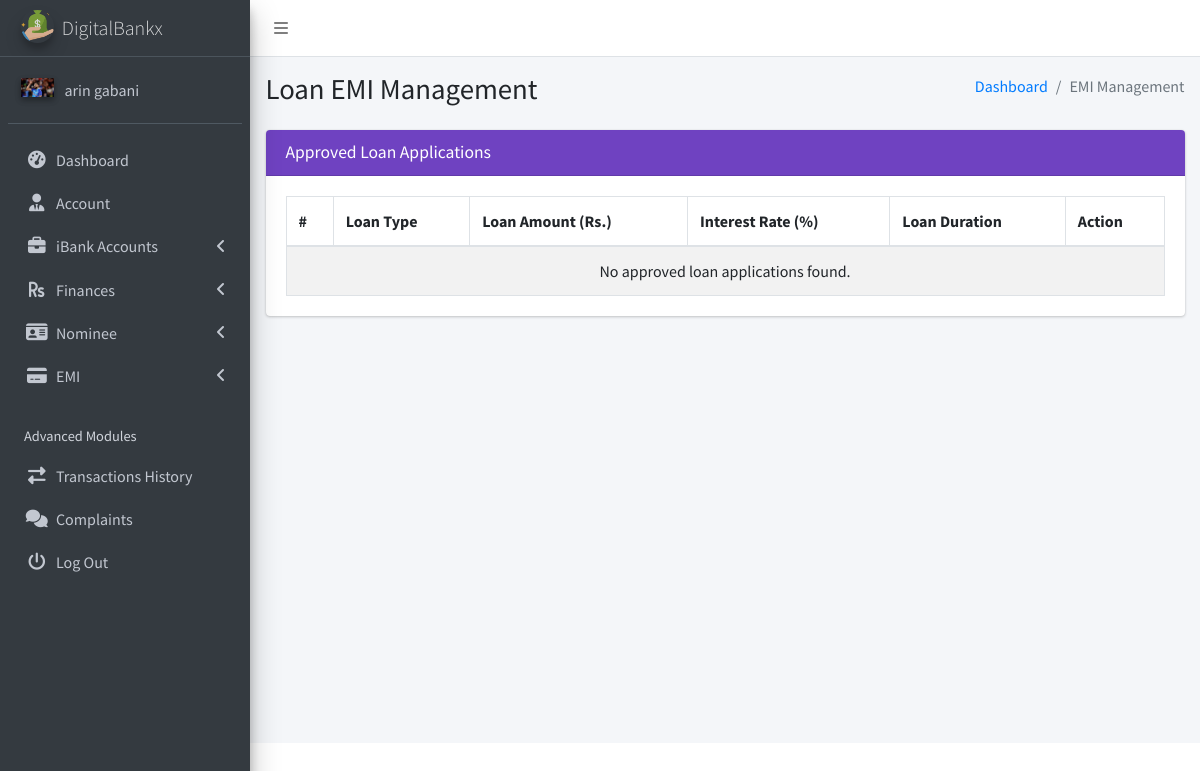
Page /client/pages_emi.php (signed in) on the earlier database version.
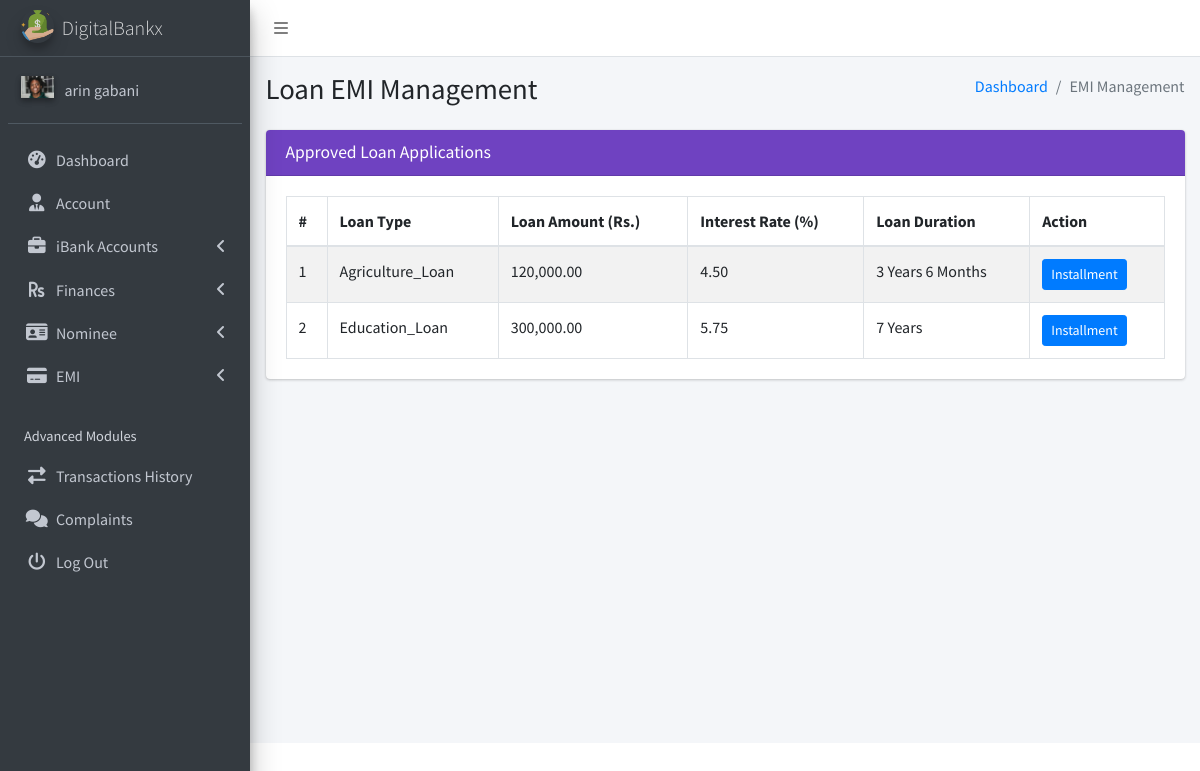
Same page on the later database version.
### tables this page shows
CREATE TABLE `ib_systemsettings` (
  `id` int(20) NOT NULL,
  `sys_name` longtext NOT NULL,
  `sys_tagline` longtext NOT NULL,
  `sys_logo` varchar(200) NOT NULL,
  `is_active` tinyint(1) NOT NULL DEFAULT 1
);

CREATE TABLE `ib_clients` (
  `client_id` int(10) UNSIGNED NOT NULL,
  `name` varchar(200) NOT NULL,
  `phone` varchar(200) NOT NULL,
  `address` varchar(200) NOT NULL,
  `email` varchar(200) NOT NULL,
  `aadhar_number` varchar(12) NOT NULL,
  `pan_number` varchar(10) NOT NULL,
  `password` varchar(200) NOT NULL,
  `profile_pic` varchar(200) NOT NULL,
  `client_number` varchar(200) NOT NULL,
  `is_active` tinyint(1) NOT NULL DEFAULT 1,
  `otp` varchar(10) DEFAULT NULL,
  `otp_expiry` datetime DEFAULT NULL
);

CREATE TABLE `loan_applications` (
  `id` int(10) UNSIGNED NOT NULL,
  `applicant_name` varchar(255) NOT NULL,
  `loan_amount` decimal(10,2) NOT NULL,
  `application_date` datetime DEFAULT current_timestamp(),
  `status` enum('pending','approved','rejected','recommended') NOT NULL,
  `reviewed_by` int(11) DEFAULT NULL,
  `admin_review_id` int(11) DEFAULT NULL,
  `review_date` datetime DEFAULT NULL,
  `staff_remark` text DEFAULT NULL,
  `admin_remark` text NOT NULL,
  `client_id` int(10) UNSIGNED NOT NULL,
  `loan_type_id` int(11) DEFAULT NULL,
  `is_approved_by_staff` tinyint(1) DEFAULT 0,
  `income_salary` decimal(10,2) NOT NULL,
  `loan_duration_years` int(11) NOT NULL DEFAULT 0,
  `loan_duration_months` int(11) NOT NULL DEFAULT 0
);

CREATE TABLE `loan_types` (
  `id` int(11) NOT NULL,
  `type_name` varchar(100) NOT NULL,
  `description` text DEFAULT NULL,
  `interest_rate` decimal(5,2) NOT NULL,
  `max_amount` decimal(15,2) NOT NULL,
  `created_at` timestamp NOT NULL DEFAULT current_timestamp(),
  `is_active` tinyint(1) NOT NULL DEFAULT 1
);

### client/pages_emi.php (the view, shortened to what the changed rows need)
<?php
include('conf/config.php');
$client_id = $_SESSION['client_id'];
$query = "SELECT la.id,
                 la.loan_type_id,
                 lt.type_name AS loan_type,
                 lt.interest_rate,
                 la.loan_amount,
                 la.loan_duration_years,
                 la.loan_duration_months,
                 la.status
          FROM loan_applications la
          INNER JOIN loan_types lt ON la.loan_type_id = lt.id
          WHERE la.client_id = ? AND la.status = 'approved'";
$stmt = $mysqli->prepare($query);
$stmt->bind_param('i', $client_id);
$stmt->execute();
$result = $stmt->get_result();
?>
<!DOCTYPE html>
<html lang="en">
<head>
    <?php include("dist/_partials/head.php"); ?>
</head>
<body class="hold-transition sidebar-mini layout-fixed layout-navbar-fixed">
    <div class="wrapper">
        <?php include("dist/_partials/sidebar.php"); ?>
        <div class="content-wrapper">
            <section class="content-header">
                <div class="container-fluid">
                    <div class="row mb-2">
                        <div class="col-sm-6">
                            <h1>Loan EMI Management</h1>
                        </div>
                    </div>
                </div>
            </section>
            <section class="content">
                <div class="container-fluid">
                    <div class="row">
                        <div class="col-md-12">
                            <div class="card card-purple">
                                <div class="card-body">
                                    <table class="table table-bordered table-striped">
                                        <thead>
                                            <tr>
                                                <th>#</th>
                                                <th>Loan Type</th>
                                                <th>Loan Amount (Rs.)</th>
                                                <th>Interest Rate (%)</th>
                                                <th>Loan Duration</th>
                                                <th>Action</th>
                                            </tr>
                                        </thead>
                                        <tbody>
                                            <?php
                                            $count = 1;
                                            if ($result && $result->num_rows > 0) {
                                                while ($row = $result->fetch_object()) {
                                                    $loanDuration = "";
                                                    if (!empty($row->loan_duration_years) && $row->loan_duration_years > 0) {
                                                        $loanDuration .= $row->loan_duration_years . " Year" . ($row->loan_duration_years > 1 ? "s" : "");
                                                    }
                                                    if (!empty($row->loan_duration_months) && $row->loan_duration_months > 0) {
                                                        if (!empty($loanDuration)) {
                                                            $loanDuration .= " ";
                                                        }
                                                        $loanDuration .= $row->loan_duration_months . " Month" . ($row->loan_duration_months > 1 ? "s" : "");
                                                    }
                                                    $loanDuration = !empty($loanDuration) ? htmlspecialchars($loanDuration) : "N/A";
                                                    echo "<tr>";
                                                    echo "<td>" . $count . "</td>";
                                                    echo "<td>" . htmlspecialchars($row->loan_type) . "</td>";
                                                    echo "<td>" . number_format($row->loan_amount, 2) . "</td>";
                                                    echo "<td>" . number_format($row->interest_rate, 2) . "</td>";
                                                    echo "<td>" . $loanDuration . "</td>";
                                                    echo "<td><a href='installment_details.php?loan_id=" . $row->id . "' class='btn btn-primary btn-sm'>Installment</a></td>";
                                                    echo "</tr>";
                                                    $count++;
                                                }
                                            } else {
                                                echo "<tr><td colspan='6' class='text-center'>No approved loan applications found.</td></tr>";
                                            }
                                            ?>
                                        </tbody>
                                    </table>
                                </div>
                            </div>
                        </div>
                    </div>
                </div>
            </section>
        </div>
    </div>
</body>
</html>

### client/dist/_partials/sidebar.php (shortened to what the changed rows need)
  <aside class="main-sidebar sidebar-dark-primary elevation-4">
    <?php
    $client_id = $_SESSION['client_id'];
    $ret = "SELECT * FROM iB_clients WHERE client_id = ?";
    $stmt = $mysqli->prepare($ret);
    $stmt->bind_param('i', $client_id);
    $stmt->execute();
    $res = $stmt->get_result();
    while ($row = $res->fetch_object()) {
      $profile_picture = $row->profile_pic
        ? "<img src='../admin/dist/img/$row->profile_pic' class='elevation-2' alt='User Image'>"
        : "<img src='../admin/dist/img/user_icon.png' class='elevation-2' alt='User Image'>";
      $ret = "SELECT * FROM `iB_SystemSettings`";
      $stmt = $mysqli->prepare($ret);
      $stmt->execute();
      $res = $stmt->get_result();
      while ($sys = $res->fetch_object()) {
    ?>
  <link rel="stylesheet" href="https://cdnjs.cloudflare.com/ajax/libs/font-awesome/6.4.2/css/all.min.css">
    <a href="pages_dashboard.php" class="brand-link">
      <img src="../admin/dist/img/<?php echo $sys->sys_logo; ?>" alt="iBanking Logo"
        class="brand-image img-circle elevation-3" style="opacity: .8">
      <span class="brand-text font-weight-light"><?php echo $sys->sys_name; ?></span>
    </a>
    <div class="sidebar">
      <div class="user-panel mt-3 pb-3 mb-3 d-flex">
        <div class="image">
          <?php echo $profile_picture; ?>
        </div>
        <div class="info">
          <a href="#" class="d-block"><?php echo $row->name; ?></a>
        </div>
      </div>
      <nav class="mt-2">
        <ul class="nav nav-pills nav-sidebar flex-column" data-widget="treeview" role="menu" data-accordion="false">
          <li class="nav-item">
            <a href="pages_dashboard.php" class="nav-link">
              <i class="nav-icon fas fa-tachometer-alt"></i>
              <p>Dashboard</p>
            </a>
          </li>
          <li class="nav-item">
            <a href="pages_account.php" class="nav-link">
              <i class="nav-icon fas fa-user-tie"></i>
              <p>Account</p>
            </a>
          </li>
          <li class="nav-item has-treeview">
            <a href="#" class="nav-link">
              <i class="nav-icon fas fa-briefcase"></i>
              <p>iBank Accounts <i class="fas fa-angle-left right"></i></p>
            </a>
          </li>
          <li class="nav-item has-treeview">
            <a href="#" class="nav-link">
              <i class="nav-icon fas fa-rupee-sign"></i>
              <p>Finances <i class="fas fa-angle-left right"></i></p>
            </a>
          </li>
<li class="nav-item has-treeview">
    <a href="#" class="nav-link">
        <i class="fa-solid fa-id-card nav-icon"></i>
        <p>Nominee <i class="fas fa-angle-left right"></i></p>
    </a>
</li>
          <li class="nav-item has-treeview">
            <a href="#" class="nav-link">
              <i class="nav-icon fas fa-credit-card"></i>
              <p>EMI <i class="fas fa-angle-left right"></i></p>
            </a>
          </li>
          <li class="nav-header">Advanced Modules</li>
          <li class="nav-item">
            <a href="pages_transactions_engine.php" class="nav-link">
              <i class="nav-icon fas fa-exchange-alt"></i>
              <p>Transactions History</p>
            </a>
          </li>
          <li class="nav-item">
            <a href="pages_feedback.php" class="nav-link">
              <i class="nav-icon fas fa-comments"></i>
              <p>Complaints</p>
            </a>
          </li>
          <li class="nav-item">
            <a href="pages_logout.php" class="nav-link">
              <i class="nav-icon fas fa-power-off"></i>
              <p>Log Out</p>
            </a>
          </li>
        </ul>
      </nav>
    </div>
  </aside>
  <?php
      }
    }
  ?>

Differences in the rows shown:
changed through a linked row, ib_systemsettings "DigitalBankx": ib_clients.profile_pic: a different picture
added loan_applications: loan_type.type_name "Agriculture_Loan", loan_amount "120,000.00", loan_type.interest_rate "4.50", loanDuration "3 Years 6 Months"
added loan_applications: loan_type.type_name "Education_Loan", loan_amount "300,000.00", loan_type.interest_rate "5.75", loan_duration_years "7 Years"
Other differences:
text no longer shown: "No approved loan applications found."
